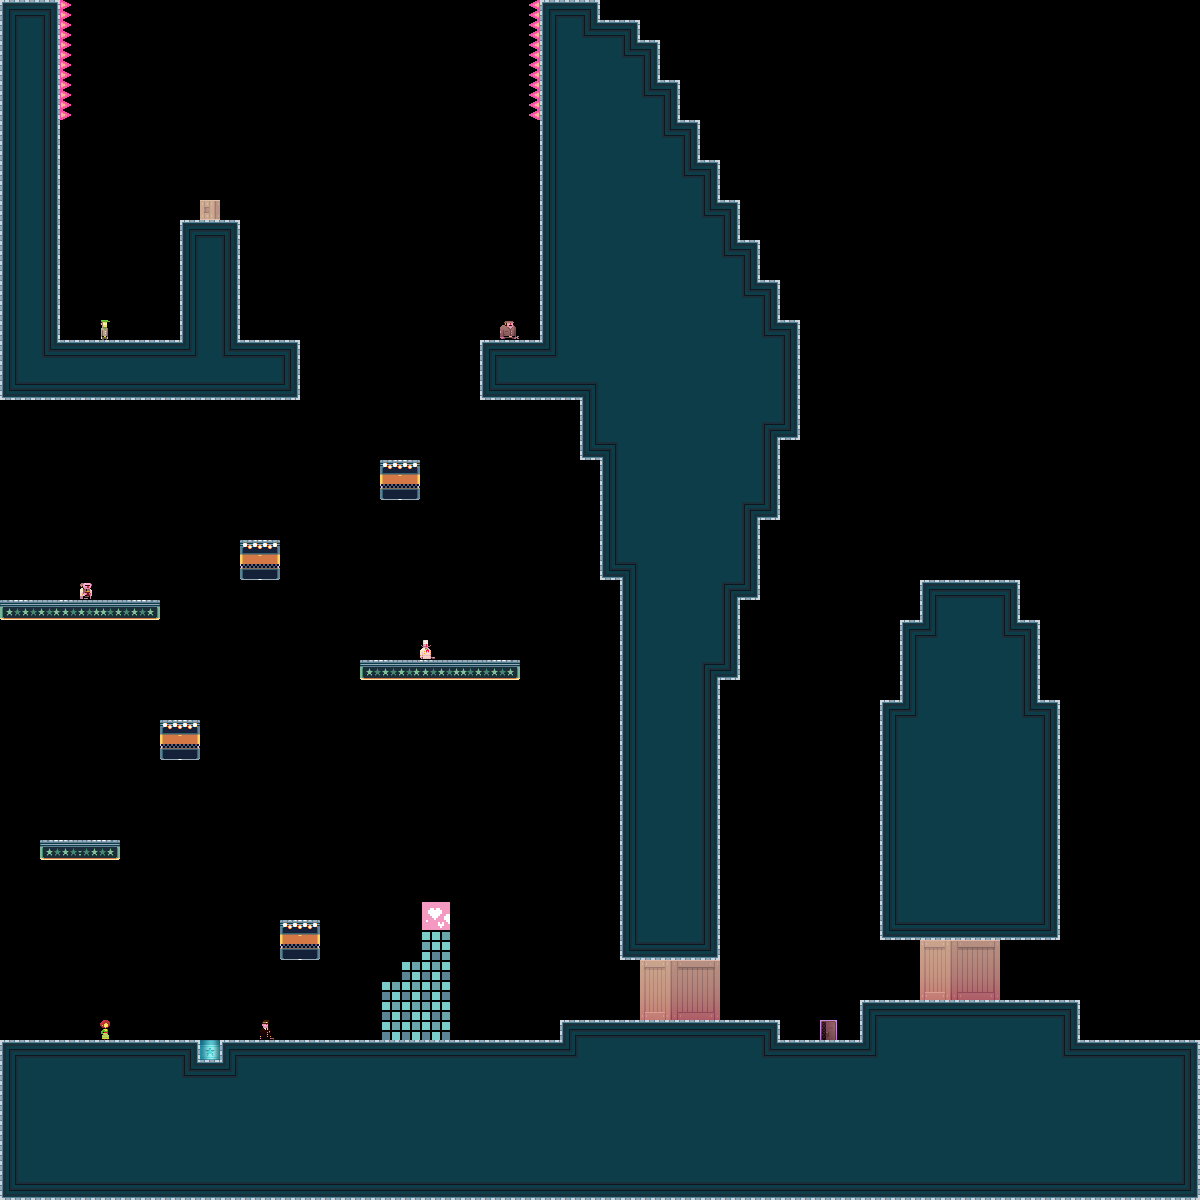

Tiled map render using the project's own tile images. Description and the map definition, with tile-layer contents summarised, below:
An orthogonal 60x60 tile map with 20x20 px tiles, 1 tile layer (bg).

<map version="1.0" orientation="orthogonal" width="60" height="60" tilewidth="20" tileheight="20">
 <properties>
  <property name="liselotStart" value="YES" />
 </properties>
 <tileset firstgid="1" name="tiles_newyork" tilewidth="20" tileheight="20">
  <image source="../../../../../XNAModeContent/Lemonade/tiles_newyork.png" width="400" height="400" />
  <terraintypes>
   <terrain name="solid" tile="-1" />
  </terraintypes>
  <tile id="8" terrain=",,,0" />
  <tile id="9" terrain=",,0,0" />
  <tile id="10" terrain=",,0,0" />
  <tile id="11" terrain=",,0,0" />
  <tile id="12" terrain=",,0,0" />
  <tile id="13" terrain=",,0,0" />
  <tile id="14" terrain=",,0," />
  <tile id="15" terrain="0,0,0," />
  <tile id="16" terrain="0,0,,0" />
  <tile id="28" terrain=",0,,0" />
  <tile id="34" terrain="0,,0," />
  <tile id="35" terrain="0,,0,0" />
  <tile id="36" terrain=",0,0,0" />
  <tile id="48" terrain=",0,,0" />
  <tile id="54" terrain="0,,0," />
  <tile id="68" terrain=",0,,0" />
  <tile id="74" terrain="0,,0," />
  <tile id="88" terrain=",0,,0" />
  <tile id="94" terrain="0,,0," />
  <tile id="108" terrain=",0,,0" />
  <tile id="114" terrain="0,,0," />
  <tile id="128" terrain=",0,," />
  <tile id="129" terrain="0,0,," />
  <tile id="130" terrain="0,0,," />
  <tile id="131" terrain="0,0,," />
  <tile id="132" terrain="0,0,," />
  <tile id="133" terrain="0,0,," />
  <tile id="134" terrain="0,,," />
  <tile id="194" terrain="0,0,0,0" />
  <tile id="356">
   <properties>
    <property name="LargeCrate" value="" />
   </properties>
  </tile>
  <tile id="380">
   <properties>
    <property name="Andre" value="" />
   </properties>
  </tile>
  <tile id="381">
   <properties>
    <property name="Liselot" value="" />
   </properties>
  </tile>
  <tile id="382">
   <properties>
    <property name="Amsterdaam" value="" />
   </properties>
  </tile>
  <tile id="383">
   <properties>
    <property name="Worker" value="" />
   </properties>
  </tile>
  <tile id="384">
   <properties>
    <property name="Inspector" value="" />
   </properties>
  </tile>
  <tile id="385">
   <properties>
    <property name="Chef" value="" />
   </properties>
  </tile>
  <tile id="386">
   <properties>
    <property name="Exit" value="" />
   </properties>
  </tile>
  <tile id="387">
   <properties>
    <property name="Trampoline" value="" />
   </properties>
  </tile>
  <tile id="388">
   <properties>
    <property name="SmallCrate" value="" />
   </properties>
  </tile>
  <tile id="389">
   <properties>
    <property name="SugarBag" value="" />
   </properties>
  </tile>
 </tileset>
 <layer name="bg" width="60" height="60">
  <data>[3600 cells, 1253 non-empty, 70 distinct tile ids]</data>
 </layer>
 <objectgroup name="boxes" width="60" height="60" />
</map>
